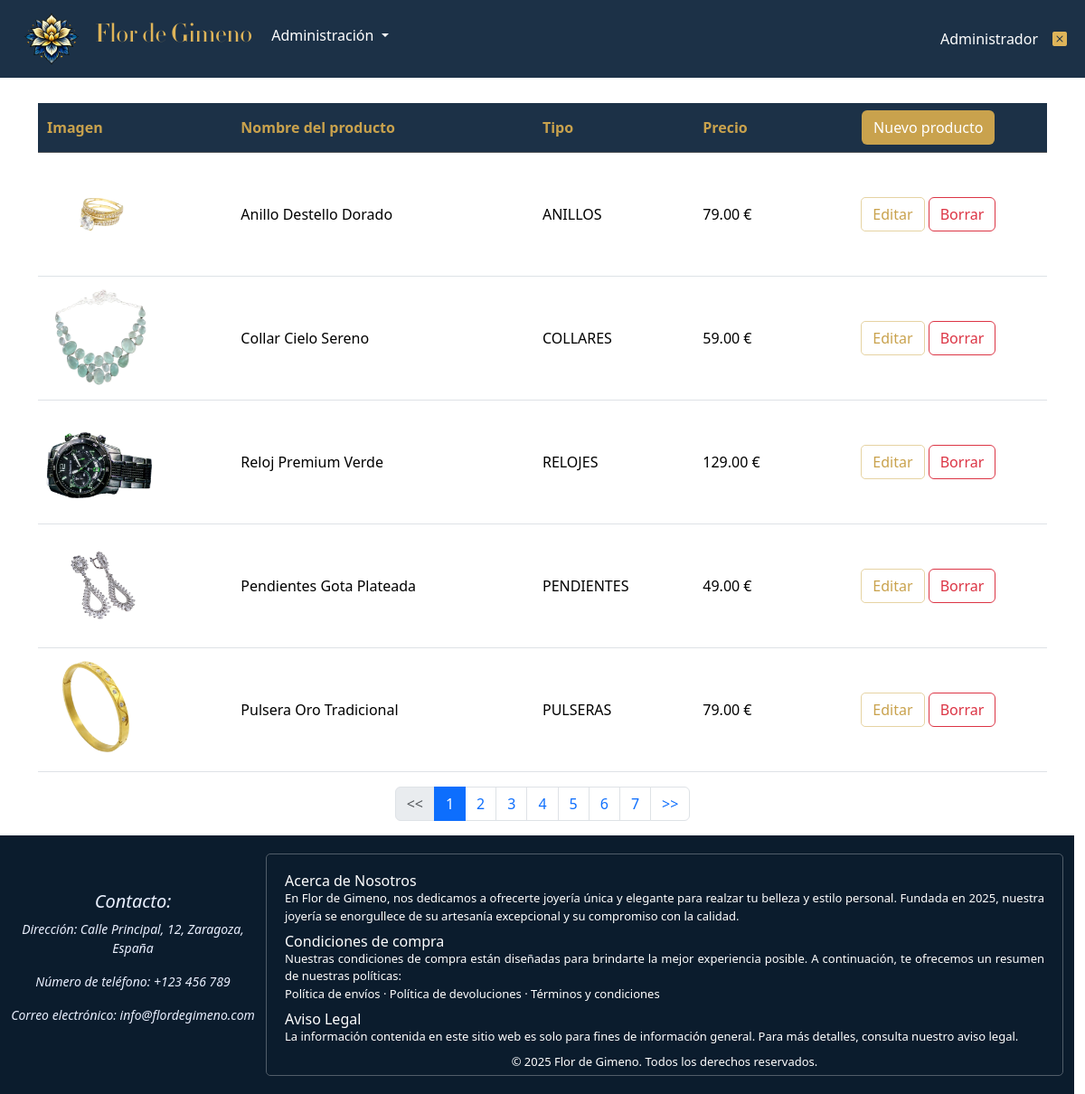
Screenshot of /listadoProductos.php (signed in) with the database file from the repository.
### tables this page shows
CREATE TABLE productos (
    idProducto INT AUTO_INCREMENT PRIMARY KEY,
    idTipo INT,
    nombre VARCHAR(150) NOT NULL,
    descripcion TEXT,
    precio DECIMAL(10, 2) NOT NULL,
    imagen VARCHAR(255),
	FOREIGN KEY (idTipo) REFERENCES tiposProducto(idTipo)
);

CREATE TABLE tiposProducto (
    idTipo INT AUTO_INCREMENT PRIMARY KEY,
    nombre VARCHAR(150) NOT NULL,
    imagen VARCHAR(255)
);

### error.php (called while the page is built, shortened)
<?php
if (isset($_SESSION['usuario'])) {
    $usuario = $_SESSION['usuario'];
}
else {
    header('Location: login.php');
    die();
}

### modelos/producto.php (called while the page is built, shortened)
<?php
class Producto {
    public static function cuenta(){
        $bd = abrirBD();
        $st = $bd->prepare("SELECT COUNT(*) as num
            FROM productos p;");
        $ok = $st->execute();
        $res = $st->get_result();
        $datos = $res->fetch_assoc();
        return $datos['num'];
    }
    public static function listadoAdministrativo($pag) {
        $tamPagina = TAM_PAGINA2;
        $offset = ($pag-1) * $tamPagina;
        $bd = abrirBD();
        $st = $bd->prepare("SELECT p.*, t.nombre as tipo FROM productos p
            INNER JOIN tiposproducto t ON p.idTipo=t.idTipo
            ORDER BY idProducto
            LIMIT ?,?;");
        $st->bind_param('ii',$offset,$tamPagina);
        $ok = $st->execute();
        $res = $st->get_result();
        $productos = [];
        while ($producto = $res->fetch_assoc()) {
            $productos[] = $producto;
        }
        return $productos;
    }
}

### lib/funciones.php (called while the page is built, shortened)
<?php
function e($s){
    return htmlspecialchars($s, ENT_QUOTES);
}

### listadoProductos.php (the view, shortened to what this page needs)
<?php
require_once __DIR__.'/modelos/usuario.php';
require_once __DIR__.'/modelos/producto.php';
require_once __DIR__.'/lib/funciones.php';
if (isset($_SESSION['usuario'])) {
    $usuario = $_SESSION['usuario'];
}
else {
    header('Location: login.php');
    die();
}
$menu = "administracion";
if($usuario->admin == 1) {
    $esAdmin = true;
}
else {
    $esAdmin = false;
}
if (isset($_GET['pag'])) {
    $pag = $_GET['pag'];
} else {
    $pag = 1;
}
$numProductos = Producto::cuenta();
$productos = Producto::listadoAdministrativo($pag);
$numPaginas = ceil($numProductos / TAM_PAGINA2);
include __DIR__.'/error.php';
include __DIR__.'/include/cabecera.php';
include __DIR__.'/include/menu.php';
?>
<?php if (!empty($productos)) : ?>
    <div class="table-responsive">
        <table class="table table-hover mt-4">
            <thead class="table-dark">
                <tr>
                    <th style="padding-left: 10px;">Imagen</th>
                    <th>Nombre del producto</th>
                    <th>Tipo</th>
                    <th>Precio</th>
                    <th class="text-center">
                        <a href="formProductos.php" type="button" class="btn btn-ok">
                            Nuevo producto
                        </a>
                    </th>
                </tr>
            </thead>
            <tbody>
                <?php foreach ($productos as $producto) : ?>
                    <tr id="fila<?= e($producto['idProducto'])?>">
                        <td style="margin-left: 2px;"><img src="fotos/<?= e($producto['idProducto']) . '_' . e($producto['imagen'])?>" style="height: 120px; width:120px;"/></td>
                        <td><?= e($producto['nombre'])?></td>
                        <td><?= e($producto['tipo'])?></td>
                        <td><?= e($producto['precio'])?> €</td>
                        <td class="text-center">
                            <a href="formProductos.php?id=<?= e($producto['idProducto'])?>&pag=<?=$pag?>" type="button" class="btn btnEditar">
                                Editar
                            </a>
                            <button type="button" class="btn btn-outline-danger"
                            data-bs-toggle="modal" data-bs-target="#modal<?= e($producto['idProducto'])?>">
                                Borrar
                            </button>
                        </td>
                    </tr>
                <?php endforeach; ?>
            </tbody>
        </table>
    </div>
<?php endif; ?>
<?php if (($numPaginas)>1) : ?>
    <nav>
        <ul class="pagination justify-content-center">
            <li class="page-item <?php if ($pag == 1) echo 'disabled'; ?>">
                <a class="page-link" href="listadoProductos.php?pag=<?= $pag - 1 ?>">
                    &lt;&lt;
                </a>
            </li>
            <?php for ($i = 1; $i <= $numPaginas; $i++) : ?>
                <li class="page-item <?php if ($pag == $i) echo 'active'; ?>">
                    <a class="page-link" href="listadoProductos.php?pag=<?= $i ?>">
                        <?= $i ?>
                    </a>
                </li>
            <?php endfor; ?>
            <li class="page-item <?= ($pag == $numPaginas) ? "disabled" : "" ?>">
                <a class="page-link" href="listadoProductos.php?pag=<?= $pag + 1 ?>">
                    &gt;&gt;
                </a>
            </li>
        </ul>
    </nav>
<?php endif; ?>
<?php include __DIR__.'/include/scripts.php';?>
<?php include __DIR__.'/include/pie.php';?>

### include/cabecera.php (shortened to what this page needs)
<!doctype html>
<html>
 <head>
   <link rel="stylesheet"
         href="https://cdn.jsdelivr.net/npm/bootstrap@5.3.1/dist/css/bootstrap.min.css">
   <link rel="stylesheet"
         href="https://cdn.jsdelivr.net/npm/bootstrap-icons@1.11.0/font/bootstrap-icons.css" />
   <link rel="stylesheet" href="css/estilos.css">
 </head>
 <body>
   <div class="container d-flex flex-column" style="min-height: 57vh;">

### include/menu.php (shortened to what this page needs)
<nav class="navbar navbar-expand-md fixed-top" style="background-color: #1c3147;">
    <div class="container-fluid">
        <a class="navbar-brand" href="index.php" id="logo">
            <img src="fotos/logo.png" style="height: 90px; width:90px;"/>
        </a>
        <div class="collapse navbar-collapse" id="menu">
            <ul class="navbar-nav">
                <li class="nav-item">
                    <a class="nav-link <?php if ($menu == 'inicio') echo 'active';?>" href="index.php" id="menuInicio" style="color: #DEB459; font-family: Flor;">
                        <h3>Flor de Gimeno</h3>
                    </a>
                </li>
                <?php if ($esAdmin==true): ?>
                    <li class="nav-item dropdown">
                        <a href="#" class="nav-link dropdown-toggle <?php if ($menu == 'administracion') echo 'active';?>" data-bs-toggle="dropdown" style="color: #FFFFFF;">
                            Administración
                        </a>
                    </li>
                <?php endif; ?>
            </ul>
            <ul class="navbar-nav ms-auto">
                <li class="navbar-item">
                    <a class="nav-link <?php if ($menu == 'usuario') echo 'active';?>" href="formMiCuenta.php" style="color: #FFFFFF;" title="Mi Cuenta">
                        <?= $usuario->nombre ?>
                    </a>
                </li>
                <li class="nav-item">
                    <a class="nav-link" href="logout.php">
                        <i class="bi bi-x-square-fill" style="color: #DEB459;" title="Cerrar sesión"></i>
                    </a>
                </li>
            </ul>
        </div>
    </div>
</nav>

### include/scripts.php (shortened to what this page needs)
</div>

### include/pie.php
</body>
<footer class="container-fluid row mt-auto">
    <div class="col-3" id="footer-info">
        <h5>Contacto:</h5>
        <p>Dirección: Calle Principal, 12, Zaragoza, España</p>
        <p>Número de teléfono: +123 456 789</p>
        <p>Correo electrónico: <span class="email-contacto">info@flordegimeno.com</span></p>
    </div>
    <div class="col-9" id="acercaDe">
        <h6>Acerca de Nosotros</h6>
        <p>
            En Flor de Gimeno, nos dedicamos a ofrecerte joyería única y elegante para realzar tu belleza y estilo personal.
            Fundada en 2025, nuestra joyería se enorgullece de su artesanía excepcional y su compromiso con la calidad.
        </p>
        <h6 class="titulo">Condiciones de compra</h6>
        <p>
            Nuestras condiciones de compra están diseñadas para brindarte la mejor experiencia posible.
            A continuación, te ofrecemos un resumen de nuestras políticas: <br>
            Política de envíos  ·  Política de devoluciones  ·  Términos y condiciones
        </p>
        <h6 class="titulo">Aviso Legal</h6>
        <p>
            La información contenida en este sitio web es solo para fines de información general.
            Para más detalles, consulta nuestro aviso legal.
        </p>
        <p class="mb-0 final">&copy; 2025 Flor de Gimeno. Todos los derechos reservados.</p>
    </div>
</footer>
</html>

### css/estilos.css (style rules this page uses)
body { padding-top: 90px; background-color: #FFFFFF; color: #1F2933; }
#logo { margin-top: -15px; margin-bottom: -15px; margin-right: -10px; }
#menuInicio { margin: -5px; margin-left: 5px; margin-right: 5px; }
footer { background-color: #0B1C2D; padding: 20px; text-align: center; margin: -5px; font-size: 14px; color: #FFFFFF; }
#footer-info { font-style: italic; color: #EAF0FF; align-content: center; }
#acercaDe { text-align: justify; max-width: 1100px; margin: 0 auto; padding: 20px 20px 5px 20px; border: 1px solid #515d69; border-radius: 5px; }
#acercaDe p { font-size: small; margin-bottom: 1%; }
#acercaDe h6 { margin-bottom: auto; }
.btnEditar { color: #C9A24D; border: 1px solid #E6D3A3; border-radius: 5px; transition: background-color 0.3s, color 0.3s; }
.table-dark th { background-color: #1c3147; color: #C9A24D; }
.btn-ok { background-color: #C9A24D; color: white; }
#acercaDe .final { text-align: center; }

### listadoProductos.php (style rules this page uses)
td, th { align-content: center; }

### rows the page displays
productos: imagen (picture), nombre "Anillo Destello Dorado", idTipo.nombre "ANILLOS", precio "79.00"
productos: imagen (picture), nombre "Collar Cielo Sereno", idTipo.nombre "COLLARES", precio "59.00"
productos: imagen (picture), nombre "Reloj Premium Verde", idTipo.nombre "RELOJES", precio "129.00"
productos: imagen (picture), nombre "Pendientes Gota Plateada", idTipo.nombre "PENDIENTES", precio "49.00"
productos: imagen (picture), nombre "Pulsera Oro Tradicional", idTipo.nombre "PULSERAS", precio "79.00"

### other values shown
$usuario->nombre "Administrador"
